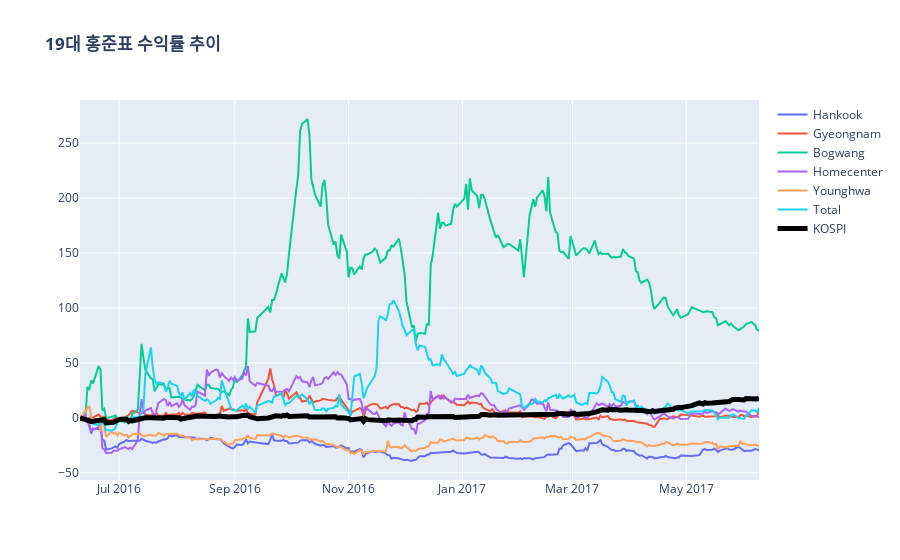

Notebook cell for this chart:
### Code cell
fig_hong = go.Figure()
fig_hong.add_trace(go.Scatter(x=df['Date'],y=df['Hankook'],
             mode='lines', name='Hankook'))
fig_hong.add_trace(go.Scatter(x=df['Date'],y=df['Gyeongnam'],
             mode='lines', name='Gyeongnam'))
fig_hong.add_trace(go.Scatter(x=df['Date'],y=df['Bogwang'],
             mode='lines', name='Bogwang'))
fig_hong.add_trace(go.Scatter(x=df['Date'],y=df['Homecenter'],
             mode='lines', name='Homecenter'))
fig_hong.add_trace(go.Scatter(x=df['Date'],y=df['Younghwa'],
             mode='lines', name='Younghwa'))
fig_hong.add_trace(go.Scatter(x=df['Date'],y=df['Total'],
             mode='lines', name='Total'))
fig_hong.add_trace(go.Scatter(x=df['Date'],y=df['KOSPI'],
             mode='lines', name='KOSPI',
            line=dict(color='black', width=5)))

fig_hong.update_layout(title='<b>19대 홍준표 수익률 추이</b>')
fig_hong.show()

### Figure 1 — Plotly figure (JSON) as saved in the notebook; plotly's stock layout.template omitted (floating-point values rounded to 4 significant figures; data arrays with more than 128 entries replaced by an {"elided": "..."} marker saying what was removed)
{"data": [{"mode": "lines", "name": "Hankook", "type": "scatter", "x": {"elided": "247 str values"}, "y": {"elided": "247 float values"}}, {"mode": "lines", "name": "Gyeongnam", "type": "scatter", "x": {"elided": "247 str values"}, "y": {"elided": "247 float values"}}, {"mode": "lines", "name": "Bogwang", "type": "scatter", "x": {"elided": "247 str values"}, "y": {"elided": "247 float values"}}, {"mode": "lines", "name": "Homecenter", "type": "scatter", "x": {"elided": "247 str values"}, "y": {"elided": "247 float values"}}, {"mode": "lines", "name": "Younghwa", "type": "scatter", "x": {"elided": "247 str values"}, "y": {"elided": "247 float values"}}, {"mode": "lines", "name": "Total", "type": "scatter", "x": {"elided": "247 str values"}, "y": {"elided": "247 float values"}}, {"line": {"color": "black", "width": 5}, "mode": "lines", "name": "KOSPI", "type": "scatter", "x": {"elided": "247 str values"}, "y": {"elided": "247 float values"}}], "layout": {"title": {"text": "<b>19대 홍준표 수익률 추이</b>"}}}
